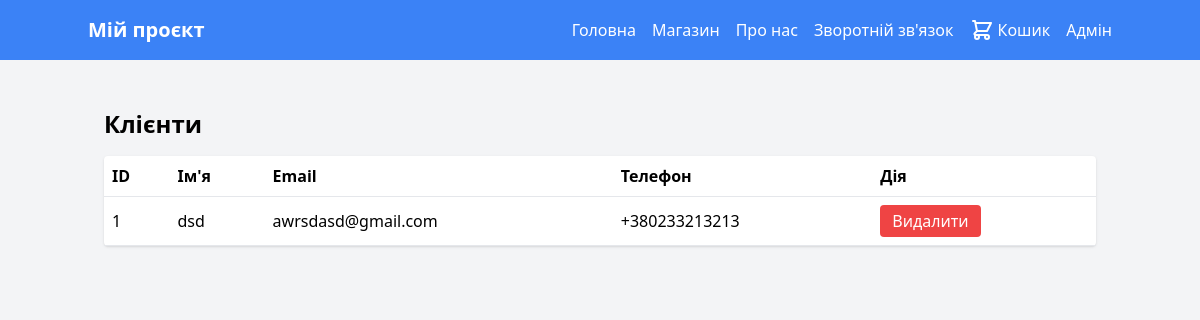
/admin/customers (signed in), run on an earlier commit of the app's database.
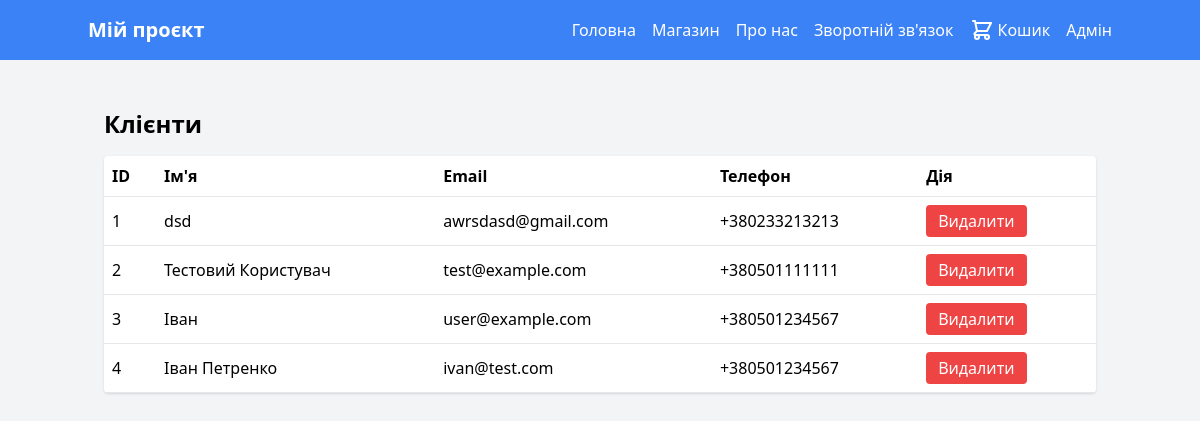
And on a later commit of the database.
### tables this page shows
CREATE TABLE customers (
            id INTEGER PRIMARY KEY AUTOINCREMENT,
            name TEXT,
            email TEXT,
            phone TEXT
        );

### app.py (the view)
@app.route('/admin/customers')
@admin_required
def admin_customers():
    db = get_db()
    cur = db.execute('SELECT * FROM customers')
    customers = [row_to_obj(r) for r in cur.fetchall()]
    return render_template('admin/customers.html', customers=customers)

### app.py (called while the page is built)
def get_db():
    if 'db' not in g:
        conn = sqlite3.connect(DB_PATH)
        conn.row_factory = sqlite3.Row
        g.db = conn
        global _db_initialized
        if not _db_initialized:
            initialize_db(conn)
            _db_initialized = True
    return g.db

def row_to_obj(row):
    if row is None:
        return None
    return SimpleNamespace(**dict(row))

def admin_required(f):
    from functools import wraps
    @wraps(f)
    def decorated_function(*args, **kwargs):
        if not session.get('admin_logged_in'):
            return redirect(url_for('admin_login'))
        return f(*args, **kwargs)
    return decorated_function

### templates/admin/customers.html (shortened to what this page needs)
{% extends "base.html" %}
{% block content %}
<h1 class="text-2xl font-bold mb-4">Клієнти</h1>
<table class="w-full bg-white rounded shadow">
    <thead>
        <tr class="text-left border-b">
            <th class="p-2">ID</th>
            <th class="p-2">Ім'я</th>
            <th class="p-2">Email</th>
            <th class="p-2">Телефон</th>
            <th class="p-2">Дія</th>
        </tr>
    </thead>
    <tbody>
        {% for c in customers %}
            <tr class="border-b">
                <td class="p-2">{{ c.id }}</td>
                <td class="p-2">{{ c.name }}</td>
                <td class="p-2">{{ c.email }}</td>
                <td class="p-2">{{ c.phone }}</td>
                <td class="p-2">
                    <form action="{{ url_for('admin_customers_delete', customer_id=c.id) }}" method="post" onsubmit="return confirm('Видалити клієнта?');">
                        <button class="bg-red-500 text-white px-3 py-1 rounded">Видалити</button>
                    </form>
                </td>
            </tr>
        {% endfor %}
    </tbody>
</table>
{% endblock %}

What changed in the data, as far as the page shows it:
added customers: name "Тестовий Користувач", email "test@example.com", phone "+380501111111"
added customers: name "Іван", email "user@example.com", phone "+380501234567"
added customers: name "Іван Петренко", email "ivan@test.com", phone "+380501234567"
Also different on the page:
new list line: "2 Видалити"
new list line: "3 Видалити"
new list line: "4 Видалити"
